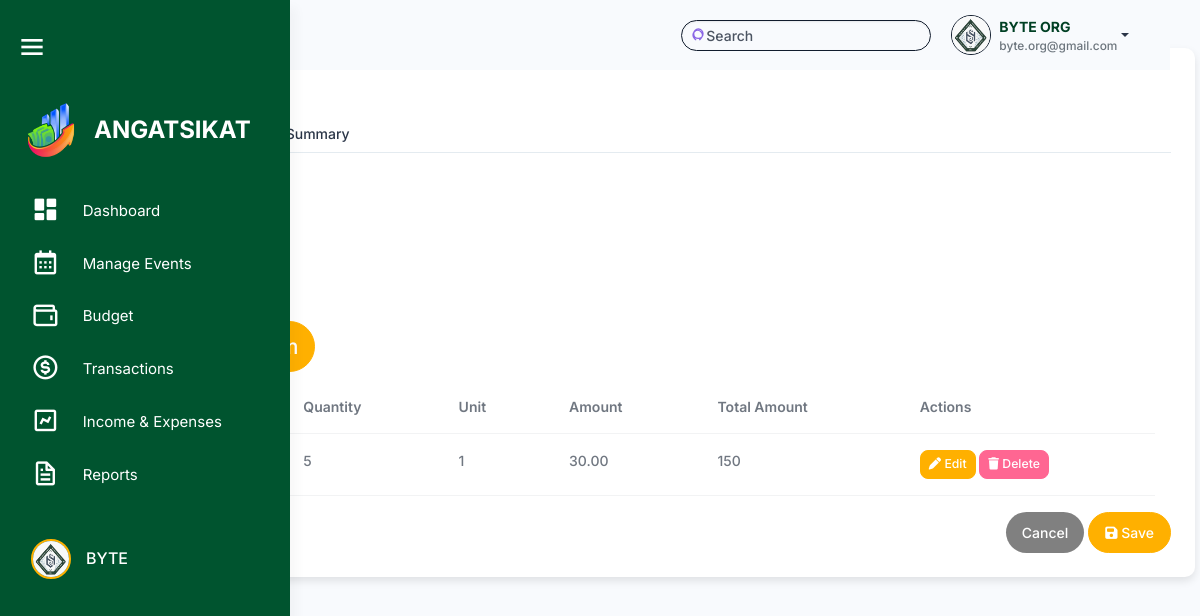
Screenshot of /activity_management/event_details.php?event_id=5 with the database file from the repository.
### tables this page shows
CREATE TABLE `event_items` (
  `item_id` int(11) NOT NULL,
  `event_id` int(11) DEFAULT NULL,
  `description` varchar(255) DEFAULT NULL,
  `quantity` int(11) DEFAULT NULL,
  `unit` varchar(50) DEFAULT NULL,
  `amount` decimal(10,2) DEFAULT NULL,
  `total_amount` decimal(10,2) GENERATED ALWAYS AS (`quantity` * `amount`) STORED
);

### activity_management/event_details.php (the view, shortened to what this page needs)
<?php
require 'connection.php';
if (isset($_GET['event_id']) && !empty($_GET['event_id'])) {
    $event_id = intval($_GET['event_id']);
    $itemStmt = $conn->prepare("SELECT * FROM event_items WHERE event_id = ?");
    $itemStmt->bind_param("i", $event_id);
    $itemStmt->execute();
    $itemsResult = $itemStmt->get_result();
    $items = [];
    if ($itemsResult->num_rows > 0) {
        while ($row = $itemsResult->fetch_assoc()) {
            $items[] = $row;
        }
    }
} else {
    echo "No event ID provided.";
    exit;
}
?>
<!DOCTYPE html>
<html lang="en">
<head>
    <link rel="stylesheet" href="../assets/css/styles.min.css" />
    <link rel="stylesheet" href="../html/sidebar.css" />
    <link rel="stylesheet" href="../budget_management/budget.css" />
    <link href="https://unpkg.com/boxicons@2.1.4/css/boxicons.min.css" rel="stylesheet" />
    <link rel="stylesheet" href="https://cdnjs.cloudflare.com/ajax/libs/font-awesome/6.6.0/css/all.min.css">
    <link rel="stylesheet"
        href="https://cdnjs.cloudflare.com/ajax/libs/selectize.js/0.12.6/css/selectize.bootstrap3.min.css"
 />
    <link rel="stylesheet" href="https://cdn.datatables.net/1.13.1/css/dataTables.bootstrap5.min.css">
</head>
<body>
    <div class="page-wrapper" id="main-wrapper" data-layout="vertical" data-navbarbg="skin6" data-sidebartype="full"
        data-sidebar-position="fixed" data-header-position="fixed">
        <aside class="left-sidebar" id="sidebar">
            <div class="top-bar">
                <div id="toggleSidebar" class="burger-icon">
                    <i class="bx bx-menu"></i>
                </div>
            </div>
            <div>
                <div class="brand-logo logo-container">
                    <a href="../html/officer_dashboard.html" class="logo-img">
                        <img src="angat sikat.png" alt="Angat Sikat Logo" class="sidebar-logo">
                    </a>
                    <span class="logo-text">ANGATSIKAT</span>
                </div>
                <nav class="sidebar-nav">
                    <ul id="sidebarnav">
                        <li class="sidebar-item">
                            <a class="sidebar-link" href="../dashboard/officer_dashboard.php" aria-expanded="false"
                                data-tooltip="Dashboard">
                                <i class="bx bxs-dashboard"></i>
                                <span class="hide-menu">Dashboard</span>
                            </a>
                        </li>
                        <li class="sidebar-item">
                            <a class="sidebar-link" href="../activity_management/activities.php" aria-expanded="false"
                                data-tooltip="Manage Events">
                                <i class="bx bx-calendar"></i>
                                <span class="hide-menu">Manage Events</span>
                            </a>
                        </li>
                        <li class="sidebar-item">
                            <a class="sidebar-link" aria-expanded="false" data-tooltip="Budget">
                                <i class="bx bx-wallet"></i>
                                <span class="hide-menu">Budget</span>
                            </a>
                        </li>
                        <li class="sidebar-item">
                            <a class="sidebar-link" href="#transactions" aria-expanded="false"
                                data-tooltip="Transactions">
                                <i class="bx bx-dollar-circle"></i>
                                <span class="hide-menu">Transactions</span>
                            </a>
                        </li>
                        <li class="sidebar-item">
                            <a class="sidebar-link" aria-expanded="false" data-tooltip="Income & Expenses">
                                <i class="bx bx-chart"></i>
                                <span class="hide-menu">Income & Expenses</span>
                            </a>
                        </li>
                        <li class="sidebar-item">
                            <a class="sidebar-link" href="reports.php" aria-expanded="false" data-tooltip="Reports">
                                <i class="bx bx-file"></i>
                                <span class="hide-menu">Reports</span>
                            </a>
                        </li>
                        <li class="sidebar-item profile-container">
                            <a class="sidebar-link" href="../user/profile.html" aria-expanded="false"
                                data-tooltip="Profile">
                                <div class="profile-pic-border">
                                    <img src="byte.png" alt="Profile Picture" class="profile-pic" />
                                </div>
                                <span class="profile-name">BYTE</span>
                            </a>
                        </li>
                    </ul>
                </nav>
            </div>
        </aside>
        <div class="body-wrapper">
            <header class="app-header">
                <nav class="navbar navbar-expand-lg navbar-light">
                    <div class="navbar-collapse justify-content-end px-0" id="navbarNav">
                        <div class="container-fluid d-flex justify-content-end align-items-center"
                            style="padding: 0 1rem; background-color: transparent;">
                            <div class="d-none d-sm-flex position-relative" style=" width: 250px; margin-right: 10px;">
                                <input class="form-control py-1 ps-4 pe-3 border border-dark rounded-pill" type="search"
                                    placeholder="Search" id="searchInput" style="width: 100%; padding: 0.25rem 1rem;">
                            </div>
                            <div class="dropdown">
                                <a href="#" class="dropdown-toggle d-flex align-items-center" data-bs-toggle="dropdown"
                                    aria-expanded="false" style="text-decoration: none;">
                                    <img class="border border-dark rounded-circle" src="byte.png" alt="Profile"
                                        style="width: 40px; height: 40px; margin-left: 10px;">
                                    <div class="d-flex flex-column align-items-start ms-2">
                                        <span style="font-weight: bold; color: #004024; text-decoration: none;">BYTE
                                            ORG</span>
                                        <span
                                            style="font-size: 0.85em; color: #6c757d; text-decoration: none;">byte.org@gmail.com</span>
                                    </div>
                                </a>
                            </div>
                        </div>
                    </div>
                </nav>
            </header>
            <div class="container mt-5 p-4">
                <h2>Event Details</h2>
                <ul class="nav nav-tabs" role="tablist">
                    <li class="nav-item">
                        <a class="nav-link active" id="financial-plan-tab" data-bs-toggle="tab" href="#financial-plan"
                            role="tab" aria-controls="financial-plan" aria-selected="true">Financial Plan</a>
                    </li>
                    <li class="nav-item">
                        <a class="nav-link" id="financial-summary-tab" data-bs-toggle="tab" href="#financial-summary"
                            role="tab" aria-controls="financial-summary" aria-selected="false">Financial Summary</a>
                    </li>
                </ul>
                <div class="tab-content mt-4 mx-3">
                    <div class="tab-pane fade show active" id="financial-plan" role="tabpanel"
                        aria-labelledby="financial-plan-tab">
                        <h4>Title:
                        </h4>
                        <p>Venue:
                        </p>
                        <p>Start Date:
                        </p>
                        <p>End Date:
                        </p>
                        <h4>Items<button class="btn btn-primary ms-3" data-bs-toggle="modal"
                                data-bs-target="#addItemModal"><i class="fa-solid fa-plus"></i> Add Item</button></h4>
                        <table class="table">
                            <thead>
                                <tr>
                                    <th>Description</th>
                                    <th>Quantity</th>
                                    <th>Unit</th>
                                    <th>Amount</th>
                                    <th>Total Amount</th>
                                    <th>Actions</th>
                                </tr>
                            </thead>
                            <tbody>
                                <?php
                    if (!empty($items)) {
                        foreach ($items as $item) {
                            $total_amount = $item['quantity'] * $item['amount'];
                            echo "<tr>
                                    <td>{$item['description']}</td>
                                    <td>{$item['quantity']}</td>
                                    <td>{$item['unit']}</td>
                                    <td>{$item['amount']}</td>
                                    <td>{$total_amount}</td>
                                    <td>
                                        <button class='btn edit-btn btn-primary btn-sm' data-bs-toggle='modal' data-bs-target='#editItemModal' data-id='{$item['item_id']}' data-description='{$item['description']}' data-quantity='{$item['quantity']}' data-unit='{$item['unit']}' data-amount='{$item['amount']}'><i class='fa-solid fa-pen'></i> Edit</button>
                                        <button class='btn delete-btn btn-danger btn-sm' data-bs-toggle='modal' data-bs-target='#deleteItemModal' data-id='{$item['item_id']}'><i class='fa-solid fa-trash'></i> Delete</button>
                                    </td>
                                  </tr>";
                        }
                    } else {
                        echo "<tr><td colspan='6' class='text-center'>No items found</td></tr>";
                    }
                    ?>
                            </tbody>
                        </table>
                    </div>
                </div>
                <div class="d-flex justify-content-end">
                    <button type="button" class="btn btn-secondary me-1" onclick="history.back()"> Cancel </button>
                    <button type="button" class="btn btn-primary"><i class="fa-solid fa-floppy-disk"></i> Save </button>
                </div>
            </div>
        </div>
    </div>
</body>
</html>

### html/sidebar.css (style rules this page uses)
#sidebar { width: 290px; background-color: #00542f; transition: width 0.3s, border-radius 0.3s, margin-left 0.3s; display: flex; flex-direction: column; height: 100vh; border-radius: 0; margin-left: 0; overflow-x: hidden; }
#sidebar .sidebar-item a { display: flex; align-items: center; padding: 10px 15px; color: #ffffff; text-decoration: none; border-radius: 8px; transition: background-color 0.3s; }
.sidebar-item a i { font-size: 1.5rem; margin-right: 10px; transition: color 0.3s; }
.profile-container { display: flex; align-items: center; width: 100%; margin-top: 30px; position: relative; flex-shrink: 0; }
.sidebar-item { position: relative; }
.sidebar-item a[data-tooltip]::after { content: attr(data-tooltip); position: absolute; left: 100%; top: 50%; transform: translateY(-50%); background-color: #00542f; color: #ffffff; padding: 5px 10px; border-radius: 5px; opacity: 0; white-space: nowrap; transition: opacity 0.3s, left 0.3s; pointer-events: none; font-size: 0.85rem; margin-left: 10px; z-index: 10; }
.sidebar-link[data-tooltip]::after { opacity: 1 !important; }

### budget_management/budget.css (style rules this page uses)
.container { padding-top: 20px; background-color: #fff; border-radius: 10px; box-shadow: 0 4px 8px rgba(0, 0, 0, 0.1); }
table { table-layout: auto; max-width: 100%; height: auto; border-collapse: collapse; }
.btn-primary { background-color: #ffb000; border-color: #ffb000; }

### rows the page displays
event_items: quantity "5", unit "1", amount "30.00", total_amount "150"
